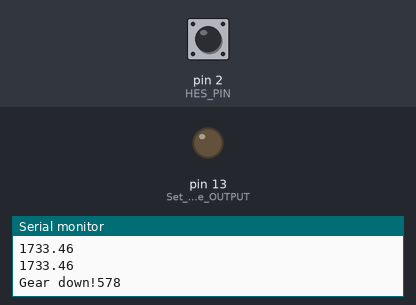
This sketch was run on a simulated Arduino Uno, built with avr-gcc and run on an emulated ATmega328P. Shown: output pins drawn as LEDs (lit = HIGH), the last lines printed to the serial monitor. The inputs (shaded band) are chosen by the test bench; at power-on: pin 2 (HES_PIN) HIGH.

Above: at 1.2 s.
1.3 s: pin 2 (HES_PIN) pulled LOW for 0.15 s
At 1.38 s:
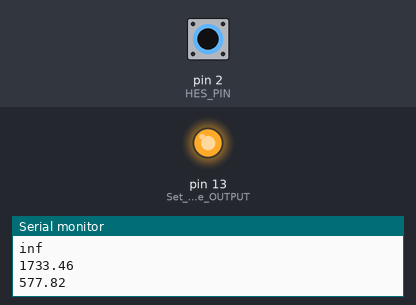
2.9 s: pin 2 (HES_PIN) pulled LOW for 3.2 s
At 6.4 s:
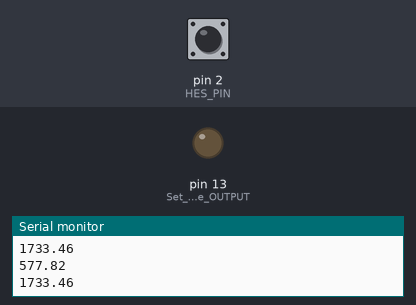
Timing chart, 0 to 7.9 s (numbered marks = the images above; inputs shaded):
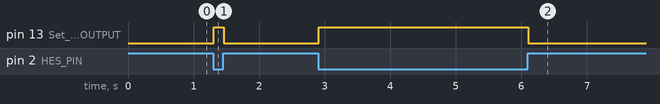

The sketch:

HallEffectsTest.ino
```cpp
const int HES_PIN = 2;
const float MAX_GAP = 577; // 3 mph with 29" wheels with 3 magnets

void timer_interrupt_setup() {
  pinMode(13, OUTPUT);        //Set the pin to be OUTPUT
  cli();                      //stop interrupts for till we make the settings
  /*1. First we reset the control register to amke sure we start with everything disabled.*/
  TCCR1A = 0;                 // Reset entire TCCR1A to 0
  TCCR1B = 0;                 // Reset entire TCCR1B to 0

  /*2. We set the prescalar to the desired value by changing the CS10 CS12 and CS12 bits. */
  TCCR1B |= B00000100;        //Set CS12 to 1 so we get prescalar 256

  /*3. We enable compare match mode on register A*/
  TIMSK1 |= B00000010;        //Set OCIE1A to 1 so we enable compare match A

  /*4. Set the value of register A to 31250*/
  //OCR1A = 31250;             //Finally we set compare register A to this value
  //OCR1A = 3125;             //Finally we set compare register A to this value  50ms
  OCR1A = 62;             //Finally we set compare register A to this value  1ms
  sei();                     //Enable back the interrupts
}

void setup(){
  Serial.begin(115200);
  Serial.println("HallEffectsTest.ino");

  pinMode(HES_PIN, INPUT_PULLUP);
  pinMode(13, OUTPUT);
  timer_interrupt_setup();
}

float analog_state = 0;
bool digital_state = false;
ISR(TIMER1_COMPA_vect){
  TCNT1  = 0;                  //First, set the timer back to 0 so it resets for next interrupt
  analog_state = analog_state * .9 + .1 * digitalRead(HES_PIN);
  // apply mild hyseresis between (.45 - .55) to avoid chatter
  if(digital_state == false && analog_state > .55){ // false=== pin is high, true === pin is low
    digital_state = true;
  }
  if(digital_state == true && analog_state < .45){ // false=== pin is high, true === pin is low
    digital_state = false;
  }
}
unsigned long rising_edge = 0;
unsigned long falling_edge = 0;

const float D = .740; // meters diameter
const float C = 3.14159 * D; // meters circumference
const int N_MAGNET = 3;
const float METERS_PER_MAGNET = C / N_MAGNET;
const float MILES = 1609.34; //## meters
const float HOUR = 3600; //## seconds


bool gear_down = true;

void loop(){
  float speed;
  unsigned long new_rising_edge;
  int gap;
  unsigned long now = millis();
  if(now - rising_edge > MAX_GAP){
    speed = 0;
    if(!gear_down){
      Serial.print("Gear down!");
      Serial.println(now - rising_edge);
      gear_down = true;
    }
  }
  if(analog_state < .5){
    if(digital_state == false){
      new_rising_edge = millis();
      gap = new_rising_edge - rising_edge;
      speed = METERS_PER_MAGNET / (gap/1000.);
      if(gear_down && speed > 5 * MILES / HOUR){
	gear_down = false;
	Serial.println("Gear up!");
      }
      Serial.println(speed / (MILES / HOUR));
      digitalWrite(13, HIGH);
      rising_edge = new_rising_edge;
    }
    digital_state = true;
  }
  else{
    if(digital_state == true){
      digitalWrite(13, LOW);
      falling_edge = millis();
    }
    digital_state = false;
  }
}
```

Measured:
- after the input at 1.3 s, pin 13 (Set_the_pin_to_be_OUTPUT): LOW → HIGH at once, → LOW 0.15 s later
- after the input at 2.9 s, pin 13 (Set_the_pin_to_be_OUTPUT): LOW → HIGH at once, → LOW 3.2 s later
